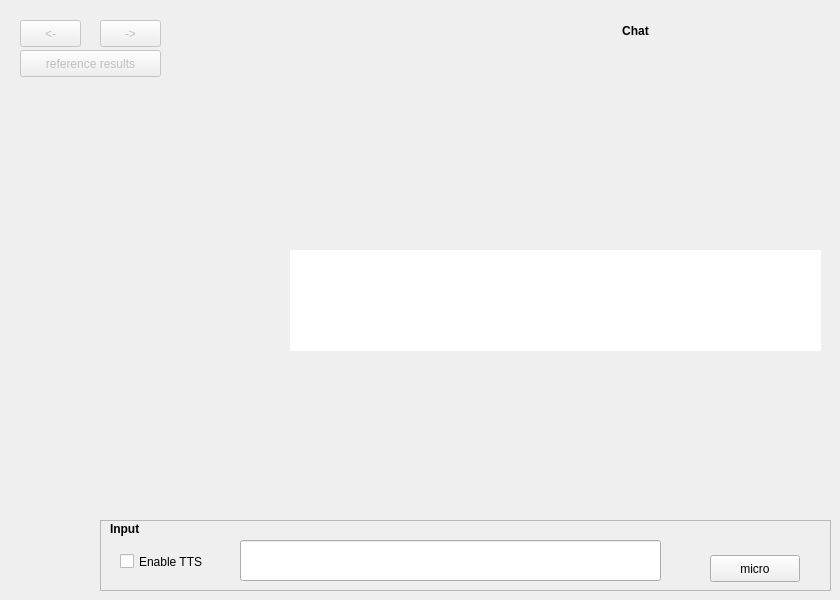
      <widget class="QWidget" name="tab_Chat">
       <attribute name="title">
        <string>Chat</string>
       </attribute>
       <widget class="QFrame" name="frame_history_asr">
        <property name="geometry">
         <rect>
          <x>100</x>
          <y>520</y>
          <width>731</width>
          <height>71</height>
         </rect>
        </property>
        <property name="frameShape">
         <enum>QFrame::StyledPanel</enum>
        </property>
        <property name="frameShadow">
         <enum>QFrame::Raised</enum>
        </property>
        <widget class="QLabel" name="label_5">
         <property name="geometry">
          <rect>
           <x>10</x>
           <y>0</y>
           <width>66</width>
           <height>17</height>
          </rect>
         </property>
         <property name="font">
          <font>
           <bold>true</bold>
          </font>
         </property>
         <property name="text">
          <string>Input</string>
         </property>
        </widget>
        <widget class="QLineEdit" name="lineEdit_history_newText">
         <property name="geometry">
          <rect>
           <x>140</x>
           <y>20</y>
           <width>421</width>
           <height>41</height>
          </rect>
         </property>
        </widget>
        <widget class="QWidget" name="widgetRight_history" native="true">
         <property name="geometry">
          <rect>
           <x>590</x>
           <y>10</y>
           <width>120</width>
           <height>71</height>
          </rect>
         </property>
         <widget class="QPushButton" name="pushButton_history_microForChat">
          <property name="geometry">
           <rect>
            <x>20</x>
            <y>25</y>
            <width>90</width>
            <height>27</height>
           </rect>
          </property>
          <property name="text">
           <string>micro</string>
          </property>
         </widget>
        </widget>
        <widget class="QCheckBox" name="checkBox_enable_tts">
         <property name="geometry">
          <rect>
           <x>20</x>
           <y>30</y>
           <width>111</width>
           <height>23</height>
          </rect>
         </property>
         <property name="text">
          <string>Enable TTS</string>
         </property>
        </widget>
       </widget>
       <widget class="QTextBrowser" name="textBrowser_chat_history">
        <property name="geometry">
         <rect>
          <x>290</x>
          <y>250</y>
          <width>531</width>
          <height>101</height>
         </rect>
        </property>
        <property name="font">
         <font>
          <pointsize>10</pointsize>
         </font>
        </property>
        <property name="cursor" stdset="0">
         <cursorShape>ArrowCursor</cursorShape>
        </property>
        <property name="frameShape">
         <enum>QFrame::NoFrame</enum>
        </property>
        <property name="html">
         <string>&lt;!DOCTYPE HTML PUBLIC &quot;-//W3C//DTD HTML 4.0//EN&quot; &quot;http://www.w3.org/TR/REC-html40/strict.dtd&quot;&gt;
&lt;html&gt;&lt;head&gt;&lt;meta name=&quot;qrichtext&quot; content=&quot;1&quot; /&gt;&lt;meta charset=&quot;utf-8&quot; /&gt;&lt;style type=&quot;text/css&quot;&gt;
p, li { white-space: pre-wrap; }
&lt;/style&gt;&lt;/head&gt;&lt;body style=&quot; font-family:'Ubuntu'; font-size:10pt; font-weight:400; font-style:normal;&quot;&gt;
&lt;p style=&quot;-qt-paragraph-type:empty; margin-top:0px; margin-bottom:0px; margin-left:0px; margin-right:0px; -qt-block-indent:0; text-indent:0px; font-family:'DejaVu Sans Mono';&quot;&gt;&lt;br /&gt;&lt;/p&gt;&lt;/body&gt;&lt;/html&gt;</string>
        </property>
        <property name="textInteractionFlags">
         <set>Qt::LinksAccessibleByKeyboard|Qt::LinksAccessibleByMouse|Qt::TextBrowserInteraction|Qt::TextSelectableByKeyboard|Qt::TextSelectableByMouse</set>
        </property>
       </widget>
       <widget class="QLabel" name="label_chat_title">
        <property name="geometry">
         <rect>
          <x>510</x>
          <y>20</y>
          <width>251</width>
          <height>21</height>
         </rect>
        </property>
        <property name="font">
         <font>
          <bold>true</bold>
         </font>
        </property>
        <property name="text">
         <string>Chat</string>
        </property>
        <property name="alignment">
         <set>Qt::AlignCenter</set>
        </property>
       </widget>
       <widget class="QPushButton" name="pushButton_Chat_NextScenario">
        <property name="enabled">
         <bool>false</bool>
        </property>
        <property name="geometry">
         <rect>
          <x>100</x>
          <y>20</y>
          <width>61</width>
          <height>27</height>
         </rect>
        </property>
        <property name="text">
         <string>-&gt;</string>
        </property>
       </widget>
       <widget class="QPushButton" name="pushButton_Chat_PrevScenario">
        <property name="enabled">
         <bool>false</bool>
        </property>
        <property name="geometry">
         <rect>
          <x>20</x>
          <y>20</y>
          <width>61</width>
          <height>27</height>
         </rect>
        </property>
        <property name="text">
         <string>&lt;-</string>
        </property>
       </widget>
       <widget class="QPushButton" name="pushButton_Chat_SwitchToReference">
        <property name="enabled">
         <bool>false</bool>
        </property>
        <property name="geometry">
         <rect>
          <x>20</x>
          <y>50</y>
          <width>141</width>
          <height>27</height>
         </rect>
        </property>
        <property name="focusPolicy">
         <enum>Qt::StrongFocus</enum>
        </property>
        <property name="text">
         <string>reference results</string>
        </property>
       </widget>
      </widget>
